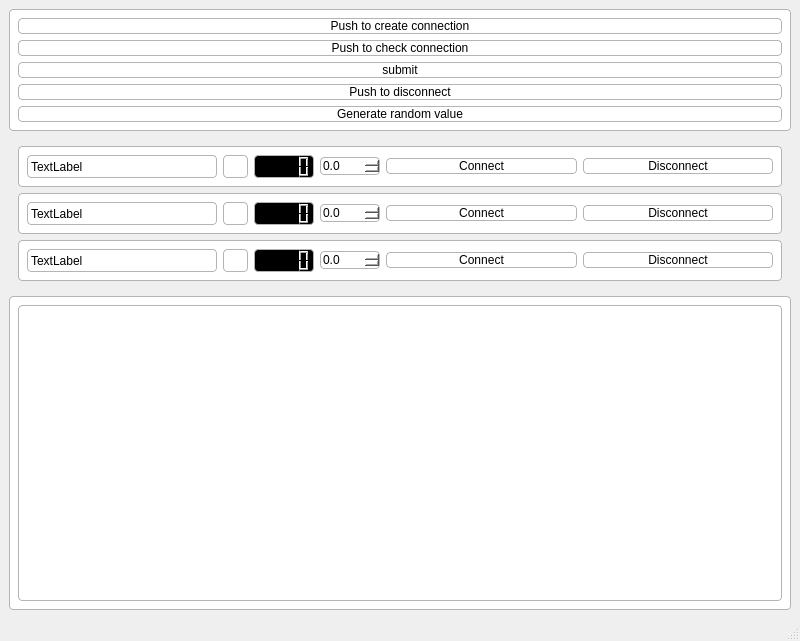
<?xml version="1.0" encoding="UTF-8"?>
<ui version="4.0">
 <class>MainWindow</class>
 <widget class="QMainWindow" name="MainWindow">
  <property name="geometry">
   <rect>
    <x>0</x>
    <y>0</y>
    <width>800</width>
    <height>641</height>
   </rect>
  </property>
  <property name="windowTitle">
   <string>MainWindow</string>
  </property>
  <widget class="QWidget" name="centralwidget">
   <layout class="QVBoxLayout" name="verticalLayout">
    <item>
     <widget class="QWidget" name="dashboard" native="true">
      <property name="styleSheet">
       <string notr="true">#dashboard {
		border-radius: 4px;
        	border: 0.5px solid rgb(180, 180, 180);
		background-color: white;
    }</string>
      </property>
      <layout class="QVBoxLayout" name="verticalLayout_2">
       <item>
        <widget class="QPushButton" name="connect_to_iot_button">
         <property name="styleSheet">
          <string notr="true">#connect_to_iot_button {
        	background-color: white; 
		border: 0.5px solid rgb(180, 180, 180);
        	color: black;
		border-radius: 4px
    }
#connect_to_iot_button:hover { 
        background-color: lightgray; 
    }
#connect_to_iot_button:pressed{
		background-color:gray;
	}</string>
         </property>
         <property name="text">
          <string>Push to create connection</string>
         </property>
        </widget>
       </item>
       <item>
        <widget class="QPushButton" name="check_connection_button">
         <property name="styleSheet">
          <string notr="true">#check_connection_button {
        	background-color: white; 
		border: 0.5px solid rgb(180, 180, 180);
        	color: black;
		border-radius: 4px
    }
#check_connection_button:hover { 
        background-color: lightgray; 
    }
#check_connection_button:pressed{
		background-color:gray;
	}</string>
         </property>
         <property name="text">
          <string>Push to check connection</string>
         </property>
        </widget>
       </item>
       <item>
        <widget class="QPushButton" name="submit_button">
         <property name="styleSheet">
          <string notr="true">#submit_button {
        	background-color: white; 
		border: 0.5px solid rgb(180, 180, 180);
        	color: black;
		border-radius: 4px
    }
#submit_button:hover { 
        background-color: lightgray; 
    }
#submit_button:pressed{
		background-color:gray;
	}</string>
         </property>
         <property name="text">
          <string>submit</string>
         </property>
        </widget>
       </item>
       <item>
        <widget class="QPushButton" name="disconnect_button">
         <property name="styleSheet">
          <string notr="true">#disconnect_button {
        	background-color: white; 
		border: 0.5px solid rgb(180, 180, 180);
        	color: black;
		border-radius: 4px
    }
#disconnect_button:hover { 
        background-color: lightgray; 
    }
#disconnect_button:pressed{
		background-color:gray;
	}</string>
         </property>
         <property name="text">
          <string>Push to disconnect</string>
         </property>
        </widget>
       </item>
       <item>
        <widget class="QPushButton" name="random_button">
         <property name="styleSheet">
          <string notr="true">#random_button {
        	background-color: white; 
		border: 0.5px solid rgb(180, 180, 180);
        	color: black;
		border-radius: 4px
    }
#random_button:hover { 
        background-color: lightgray; 
    }
#random_button:pressed{
		background-color:gray;
	}</string>
         </property>
         <property name="text">
          <string>Generate random value</string>
         </property>
        </widget>
       </item>
      </layout>
     </widget>
    </item>
    <item>
     <widget class="QWidget" name="panel_window" native="true">
      <property name="styleSheet">
       <string notr="true"/>
      </property>
      <layout class="QVBoxLayout" name="verticalLayout_7">
       <item>
        <widget class="QWidget" name="widget_4" native="true">
         <property name="styleSheet">
          <string notr="true">
		border-radius: 4px;
        	border: 0.5px solid rgb(180, 180, 180);
		background-color: white</string>
         </property>
         <layout class="QHBoxLayout" name="horizontalLayout_3">
          <item>
           <widget class="QLabel" name="label_1">
            <property name="minimumSize">
             <size>
              <width>0</width>
              <height>0</height>
             </size>
            </property>
            <property name="text">
             <string>TextLabel</string>
            </property>
           </widget>
          </item>
          <item>
           <widget class="QLabel" name="status_1">
            <property name="minimumSize">
             <size>
              <width>0</width>
              <height>0</height>
             </size>
            </property>
            <property name="maximumSize">
             <size>
              <width>25</width>
              <height>16777215</height>
             </size>
            </property>
            <property name="text">
             <string/>
            </property>
           </widget>
          </item>
          <item>
           <widget class="QLCDNumber" name="lcdNumber_1">
            <property name="maximumSize">
             <size>
              <width>60</width>
              <height>16777215</height>
             </size>
            </property>
            <property name="styleSheet">
             <string notr="true">background-color: black;</string>
            </property>
            <property name="smallDecimalPoint">
             <bool>false</bool>
            </property>
            <property name="value" stdset="0">
             <double>0.000000000000000</double>
            </property>
           </widget>
          </item>
          <item>
           <widget class="QDoubleSpinBox" name="doubleSpinBox_1">
            <property name="maximumSize">
             <size>
              <width>60</width>
              <height>16777215</height>
             </size>
            </property>
            <property name="keyboardTracking">
             <bool>true</bool>
            </property>
            <property name="decimals">
             <number>1</number>
            </property>
           </widget>
          </item>
          <item>
           <widget class="QPushButton" name="device_1_connect_button">
            <property name="styleSheet">
             <string notr="true">#device_1_connect_button {
        	background-color: white; 
		border: 0.5px solid rgb(180, 180, 180);
        	color: black;
		border-radius: 4px
    }
#device_1_connect_button:hover { 
        background-color: lightgray; 
    }
#device_1_connect_button:pressed{
		background-color:gray;
	}</string>
            </property>
            <property name="text">
             <string>Connect</string>
            </property>
           </widget>
          </item>
          <item>
           <widget class="QPushButton" name="device_1_disconnect_button">
            <property name="styleSheet">
             <string notr="true">#device_1_disconnect_button {
        	background-color: white; 
		border: 0.5px solid rgb(180, 180, 180);
        	color: black;
		border-radius: 4px
    }
#device_1_disconnect_button:hover { 
        background-color: lightgray; 
    }
#device_1_disconnect_button:pressed{
		background-color:gray;
	}</string>
            </property>
            <property name="text">
             <string>Disconnect</string>
            </property>
           </widget>
          </item>
         </layout>
        </widget>
       </item>
       <item>
        <widget class="QWidget" name="widget_3" native="true">
         <property name="styleSheet">
          <string notr="true">
		border-radius: 4px;
        	border: 0.5px solid rgb(180, 180, 180);
		background-color: white
    </string>
         </property>
         <layout class="QHBoxLayout" name="horizontalLayout_2">
          <item>
           <widget class="QLabel" name="label_2">
            <property name="text">
             <string>TextLabel</string>
            </property>
           </widget>
          </item>
          <item>
           <widget class="QLabel" name="status_2">
            <property name="minimumSize">
             <size>
              <width>0</width>
              <height>0</height>
             </size>
            </property>
            <property name="maximumSize">
             <size>
              <width>25</width>
              <height>16777215</height>
             </size>
            </property>
            <property name="text">
             <string/>
            </property>
           </widget>
          </item>
          <item>
           <widget class="QLCDNumber" name="lcdNumber_2">
            <property name="maximumSize">
             <size>
              <width>60</width>
              <height>16777215</height>
             </size>
            </property>
            <property name="styleSheet">
             <string notr="true">background-color: black</string>
            </property>
           </widget>
          </item>
          <item>
           <widget class="QDoubleSpinBox" name="doubleSpinBox_2">
            <property name="maximumSize">
             <size>
              <width>60</width>
              <height>16777215</height>
             </size>
            </property>
            <property name="decimals">
             <number>1</number>
            </property>
           </widget>
          </item>
          <item>
           <widget class="QPushButton" name="device_2_connect_button">
            <property name="styleSheet">
             <string notr="true">#device_2_connect_button {
        	background-color: white; 
		border: 0.5px solid rgb(180, 180, 180);
        	color: black;
		border-radius: 4px
    }
#device_2_connect_button:hover { 
        background-color: lightgray; 
    }
#device_2_connect_button:pressed{
		background-color:gray;
	}</string>
            </property>
            <property name="text">
             <string>Connect</string>
            </property>
           </widget>
          </item>
          <item>
           <widget class="QPushButton" name="device_2_disconnect_button">
            <property name="styleSheet">
             <string notr="true">#device_1_disconnect_button {
        	background-color: white; 
		border: 0.5px solid rgb(180, 180, 180);
        	color: black;
		border-radius: 4px
    }
#device_1_disconnect_button:hover { 
        background-color: lightgray; 
    }
#device_1_disconnect_button:pressed{
		background-color:gray;
	}</string>
            </property>
            <property name="text">
             <string>Disconnect</string>
            </property>
           </widget>
          </item>
         </layout>
        </widget>
       </item>
       <item>
        <widget class="QWidget" name="widget_5" native="true">
         <property name="styleSheet">
          <string notr="true">
		border-radius: 4px;
        	border: 0.5px solid rgb(180, 180, 180);
		background-color: white
    </string>
         </property>
         <layout class="QHBoxLayout" name="horizontalLayout_4">
          <item>
           <widget class="QLabel" name="label_3">
            <property name="text">
             <string>TextLabel</string>
            </property>
           </widget>
          </item>
          <item>
           <widget class="QLabel" name="status_3">
            <property name="minimumSize">
             <size>
              <width>0</width>
              <height>0</height>
             </size>
            </property>
            <property name="maximumSize">
             <size>
              <width>25</width>
              <height>16777215</height>
             </size>
            </property>
            <property name="text">
             <string/>
            </property>
           </widget>
          </item>
          <item>
           <widget class="QLCDNumber" name="lcdNumber_3">
            <property name="maximumSize">
             <size>
              <width>60</width>
              <height>16777215</height>
             </size>
            </property>
            <property name="styleSheet">
             <string notr="true">background-color: black</string>
            </property>
           </widget>
          </item>
          <item>
           <widget class="QDoubleSpinBox" name="doubleSpinBox_3">
            <property name="maximumSize">
             <size>
              <width>60</width>
              <height>16777215</height>
             </size>
            </property>
            <property name="decimals">
             <number>1</number>
            </property>
            <property name="maximum">
             <double>1.000000000000000</double>
            </property>
           </widget>
          </item>
          <item>
           <widget class="QPushButton" name="device_3_connect_button">
            <property name="styleSheet">
             <string notr="true">#device_3_connect_button {
        	background-color: white; 
		border: 0.5px solid rgb(180, 180, 180);
        	color: black;
		border-radius: 4px
    }
#device_3_connect_button:hover { 
        background-color: lightgray; 
    }
#device_3_connect_button:pressed{
		background-color:gray;
	}</string>
            </property>
            <property name="text">
             <string>Connect</string>
            </property>
           </widget>
          </item>
          <item>
           <widget class="QPushButton" name="device_3_disconnect_button">
            <property name="styleSheet">
             <string notr="true">#device_1_disconnect_button {
        	background-color: white; 
		border: 0.5px solid rgb(180, 180, 180);
        	color: black;
		border-radius: 4px
    }
#device_1_disconnect_button:hover { 
        background-color: lightgray; 
    }
#device_1_disconnect_button:pressed{
		background-color:gray;
	}</string>
            </property>
            <property name="text">
             <string>Disconnect</string>
            </property>
           </widget>
          </item>
         </layout>
        </widget>
       </item>
      </layout>
     </widget>
    </item>
    <item>
     <widget class="QWidget" name="info_board_window" native="true">
      <property name="styleSheet">
       <string notr="true">		border-radius: 4px;
        	border: 0.5px solid rgb(180, 180, 180);
		background-color: white</string>
      </property>
      <layout class="QHBoxLayout" name="horizontalLayout">
       <item>
        <widget class="QTextEdit" name="info_board"/>
       </item>
      </layout>
     </widget>
    </item>
   </layout>
  </widget>
  <widget class="QMenuBar" name="menubar">
   <property name="geometry">
    <rect>
     <x>0</x>
     <y>0</y>
     <width>800</width>
     <height>36</height>
    </rect>
   </property>
  </widget>
  <widget class="QStatusBar" name="statusbar"/>
 </widget>
 <resources/>
 <connections/>
</ui>
